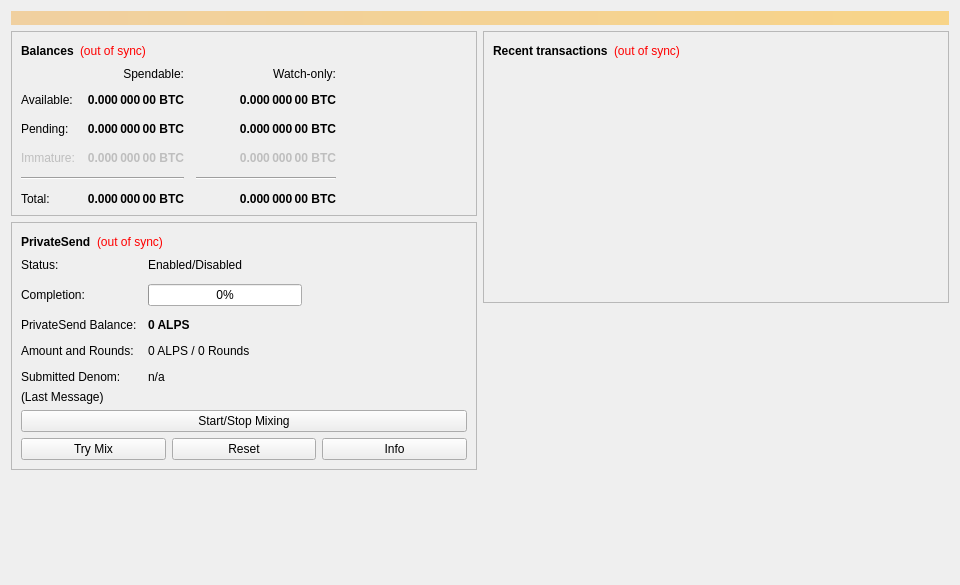
<?xml version="1.0" encoding="UTF-8"?>
<ui version="4.0">
 <class>OverviewPage</class>
 <widget class="QWidget" name="OverviewPage">
  <property name="geometry">
   <rect>
    <x>0</x>
    <y>0</y>
    <width>960</width>
    <height>585</height>
   </rect>
  </property>
  <property name="minimumSize">
   <size>
    <width>960</width>
    <height>0</height>
   </size>
  </property>
  <property name="windowTitle">
   <string>Form</string>
  </property>
  <layout class="QVBoxLayout" name="topLayout">
   <item>
    <widget class="QLabel" name="labelAlerts">
     <property name="visible">
      <bool>false</bool>
     </property>
     <property name="styleSheet">
      <string notr="true">QLabel { background-color: qlineargradient(x1: 0, y1: 0, x2: 1, y2: 0, stop:0 #F0D0A0, stop:1 #F8D488); color:#000000; }</string>
     </property>
     <property name="wordWrap">
      <bool>true</bool>
     </property>
     <property name="margin">
      <number>3</number>
     </property>
     <property name="textInteractionFlags">
      <set>Qt::TextSelectableByMouse</set>
     </property>
    </widget>
   </item>
   <item>
    <layout class="QHBoxLayout" name="horizontalLayout" stretch="1,1">
     <item>
      <layout class="QVBoxLayout" name="verticalLayout_2">
       <item>
        <widget class="QFrame" name="frame">
         <property name="frameShape">
          <enum>QFrame::StyledPanel</enum>
         </property>
         <property name="frameShadow">
          <enum>QFrame::Raised</enum>
         </property>
         <layout class="QVBoxLayout" name="verticalLayout_4">
          <item>
           <layout class="QHBoxLayout" name="horizontalLayout_4">
            <item>
             <widget class="QLabel" name="label_5">
              <property name="font">
               <font>
                <weight>75</weight>
                <bold>true</bold>
               </font>
              </property>
              <property name="text">
               <string>Balances</string>
              </property>
             </widget>
            </item>
            <item>
             <widget class="QLabel" name="labelWalletStatus">
              <property name="toolTip">
               <string>The displayed information may be out of date. Your wallet automatically synchronizes with the Alps network after a connection is established, but this process has not completed yet.</string>
              </property>
              <property name="styleSheet">
               <string notr="true">QLabel { color: red; }</string>
              </property>
              <property name="text">
               <string notr="true">(out of sync)</string>
              </property>
              <property name="alignment">
               <set>Qt::AlignLeading|Qt::AlignLeft|Qt::AlignVCenter</set>
              </property>
             </widget>
            </item>
            <item>
             <spacer name="horizontalSpacer_3">
              <property name="orientation">
               <enum>Qt::Horizontal</enum>
              </property>
              <property name="sizeHint" stdset="0">
               <size>
                <width>40</width>
                <height>20</height>
               </size>
              </property>
             </spacer>
            </item>
           </layout>
          </item>
          <item>
           <layout class="QGridLayout" name="gridLayout">
            <property name="spacing">
             <number>12</number>
            </property>
            <item row="2" column="2">
             <widget class="QLabel" name="labelWatchPending">
              <property name="font">
               <font>
                <weight>75</weight>
                <bold>true</bold>
               </font>
              </property>
              <property name="cursor">
               <cursorShape>IBeamCursor</cursorShape>
              </property>
              <property name="toolTip">
               <string>Unconfirmed transactions to watch-only addresses</string>
              </property>
              <property name="text">
               <string notr="true">0.000 000 00 BTC</string>
              </property>
              <property name="alignment">
               <set>Qt::AlignRight|Qt::AlignTrailing|Qt::AlignVCenter</set>
              </property>
              <property name="textInteractionFlags">
               <set>Qt::LinksAccessibleByMouse|Qt::TextSelectableByKeyboard|Qt::TextSelectableByMouse</set>
              </property>
             </widget>
            </item>
            <item row="2" column="1">
             <widget class="QLabel" name="labelUnconfirmed">
              <property name="font">
               <font>
                <weight>75</weight>
                <bold>true</bold>
               </font>
              </property>
              <property name="cursor">
               <cursorShape>IBeamCursor</cursorShape>
              </property>
              <property name="toolTip">
               <string>Total of transactions that have yet to be confirmed, and do not yet count toward the spendable balance</string>
              </property>
              <property name="text">
               <string notr="true">0.000 000 00 BTC</string>
              </property>
              <property name="alignment">
               <set>Qt::AlignRight|Qt::AlignTrailing|Qt::AlignVCenter</set>
              </property>
              <property name="textInteractionFlags">
               <set>Qt::LinksAccessibleByMouse|Qt::TextSelectableByKeyboard|Qt::TextSelectableByMouse</set>
              </property>
             </widget>
            </item>
            <item row="3" column="2">
             <widget class="QLabel" name="labelWatchImmature">
              <property name="enabled">
               <bool>false</bool>
              </property>
              <property name="font">
               <font>
                <weight>75</weight>
                <bold>true</bold>
               </font>
              </property>
              <property name="cursor">
               <cursorShape>IBeamCursor</cursorShape>
              </property>
              <property name="toolTip">
               <string>Mined balance in watch-only addresses that has not yet matured</string>
              </property>
              <property name="text">
               <string notr="true">0.000 000 00 BTC</string>
              </property>
              <property name="alignment">
               <set>Qt::AlignRight|Qt::AlignTrailing|Qt::AlignVCenter</set>
              </property>
              <property name="textInteractionFlags">
               <set>Qt::LinksAccessibleByMouse|Qt::TextSelectableByKeyboard|Qt::TextSelectableByMouse</set>
              </property>
             </widget>
            </item>
            <item row="4" column="0" colspan="2">
             <widget class="Line" name="lineSpendableBalance">
              <property name="orientation">
               <enum>Qt::Horizontal</enum>
              </property>
             </widget>
            </item>
            <item row="4" column="2">
             <widget class="Line" name="lineWatchBalance">
              <property name="sizePolicy">
               <sizepolicy hsizetype="Preferred" vsizetype="Fixed">
                <horstretch>0</horstretch>
                <verstretch>0</verstretch>
               </sizepolicy>
              </property>
              <property name="minimumSize">
               <size>
                <width>140</width>
                <height>0</height>
               </size>
              </property>
              <property name="orientation">
               <enum>Qt::Horizontal</enum>
              </property>
             </widget>
            </item>
            <item row="5" column="0">
             <widget class="QLabel" name="labelTotalText">
              <property name="text">
               <string>Total:</string>
              </property>
             </widget>
            </item>
            <item row="3" column="1">
             <widget class="QLabel" name="labelImmature">
              <property name="enabled">
               <bool>false</bool>
              </property>
              <property name="font">
               <font>
                <weight>75</weight>
                <bold>true</bold>
               </font>
              </property>
              <property name="cursor">
               <cursorShape>IBeamCursor</cursorShape>
              </property>
              <property name="toolTip">
               <string>Mined balance that has not yet matured</string>
              </property>
              <property name="text">
               <string notr="true">0.000 000 00 BTC</string>
              </property>
              <property name="alignment">
               <set>Qt::AlignRight|Qt::AlignTrailing|Qt::AlignVCenter</set>
              </property>
              <property name="textInteractionFlags">
               <set>Qt::LinksAccessibleByMouse|Qt::TextSelectableByKeyboard|Qt::TextSelectableByMouse</set>
              </property>
             </widget>
            </item>
            <item row="2" column="3">
             <spacer name="horizontalSpacer_2">
              <property name="orientation">
               <enum>Qt::Horizontal</enum>
              </property>
              <property name="sizeHint" stdset="0">
               <size>
                <width>40</width>
                <height>20</height>
               </size>
              </property>
             </spacer>
            </item>
            <item row="3" column="0">
             <widget class="QLabel" name="labelImmatureText">
              <property name="enabled">
               <bool>false</bool>
              </property>
              <property name="text">
               <string>Immature:</string>
              </property>
             </widget>
            </item>
            <item row="5" column="1">
             <widget class="QLabel" name="labelTotal">
              <property name="font">
               <font>
                <weight>75</weight>
                <bold>true</bold>
               </font>
              </property>
              <property name="cursor">
               <cursorShape>IBeamCursor</cursorShape>
              </property>
              <property name="toolTip">
               <string>Your current total balance</string>
              </property>
              <property name="text">
               <string notr="true">0.000 000 00 BTC</string>
              </property>
              <property name="alignment">
               <set>Qt::AlignRight|Qt::AlignTrailing|Qt::AlignVCenter</set>
              </property>
              <property name="textInteractionFlags">
               <set>Qt::LinksAccessibleByMouse|Qt::TextSelectableByKeyboard|Qt::TextSelectableByMouse</set>
              </property>
             </widget>
            </item>
            <item row="5" column="2">
             <widget class="QLabel" name="labelWatchTotal">
              <property name="font">
               <font>
                <weight>75</weight>
                <bold>true</bold>
               </font>
              </property>
              <property name="cursor">
               <cursorShape>IBeamCursor</cursorShape>
              </property>
              <property name="toolTip">
               <string>Current total balance in watch-only addresses</string>
              </property>
              <property name="text">
               <string notr="true">0.000 000 00 BTC</string>
              </property>
              <property name="alignment">
               <set>Qt::AlignRight|Qt::AlignTrailing|Qt::AlignVCenter</set>
              </property>
              <property name="textInteractionFlags">
               <set>Qt::LinksAccessibleByMouse|Qt::TextSelectableByKeyboard|Qt::TextSelectableByMouse</set>
              </property>
             </widget>
            </item>
            <item row="0" column="2">
             <widget class="QLabel" name="labelWatchonly">
              <property name="text">
               <string>Watch-only:</string>
              </property>
              <property name="alignment">
               <set>Qt::AlignRight|Qt::AlignTrailing|Qt::AlignVCenter</set>
              </property>
             </widget>
            </item>
            <item row="1" column="0">
             <widget class="QLabel" name="labelBalanceText">
              <property name="text">
               <string>Available:</string>
              </property>
             </widget>
            </item>
            <item row="1" column="1">
             <widget class="QLabel" name="labelBalance">
              <property name="font">
               <font>
                <weight>75</weight>
                <bold>true</bold>
               </font>
              </property>
              <property name="cursor">
               <cursorShape>IBeamCursor</cursorShape>
              </property>
              <property name="toolTip">
               <string>Your current spendable balance</string>
              </property>
              <property name="text">
               <string notr="true">0.000 000 00 BTC</string>
              </property>
              <property name="alignment">
               <set>Qt::AlignRight|Qt::AlignTrailing|Qt::AlignVCenter</set>
              </property>
              <property name="textInteractionFlags">
               <set>Qt::LinksAccessibleByMouse|Qt::TextSelectableByKeyboard|Qt::TextSelectableByMouse</set>
              </property>
             </widget>
            </item>
            <item row="1" column="2">
             <widget class="QLabel" name="labelWatchAvailable">
              <property name="font">
               <font>
                <weight>75</weight>
                <bold>true</bold>
               </font>
              </property>
              <property name="cursor">
               <cursorShape>IBeamCursor</cursorShape>
              </property>
              <property name="toolTip">
               <string>Your current balance in watch-only addresses</string>
              </property>
              <property name="text">
               <string notr="true">0.000 000 00 BTC</string>
              </property>
              <property name="alignment">
               <set>Qt::AlignRight|Qt::AlignTrailing|Qt::AlignVCenter</set>
              </property>
              <property name="textInteractionFlags">
               <set>Qt::LinksAccessibleByMouse|Qt::TextSelectableByKeyboard|Qt::TextSelectableByMouse</set>
              </property>
             </widget>
            </item>
            <item row="2" column="0">
             <widget class="QLabel" name="labelPendingText">
              <property name="text">
               <string>Pending:</string>
              </property>
             </widget>
            </item>
            <item row="0" column="1">
             <widget class="QLabel" name="labelSpendable">
              <property name="text">
               <string>Spendable:</string>
              </property>
              <property name="alignment">
               <set>Qt::AlignRight|Qt::AlignTrailing|Qt::AlignVCenter</set>
              </property>
             </widget>
            </item>
           </layout>
          </item>
         </layout>
        </widget>
       </item>
       <item>
        <widget class="QFrame" name="framePrivateSend">
         <property name="layoutDirection">
          <enum>Qt::LeftToRight</enum>
         </property>
         <property name="frameShape">
          <enum>QFrame::StyledPanel</enum>
         </property>
         <property name="frameShadow">
          <enum>QFrame::Raised</enum>
         </property>
         <layout class="QVBoxLayout" name="VerticalLayout_PS1">
          <item>
           <layout class="QHBoxLayout" name="horizontalLayout_5">
            <item>
             <widget class="QLabel" name="labelPrivateSendHeader">
              <property name="font">
               <font>
                <weight>75</weight>
                <bold>true</bold>
               </font>
              </property>
              <property name="text">
               <string>PrivateSend</string>
              </property>
             </widget>
            </item>
            <item>
             <widget class="QLabel" name="labelPrivateSendSyncStatus">
              <property name="toolTip">
               <string>The displayed information may be out of date. Your wallet automatically synchronizes with the Alps network after a connection is established, but this process has not completed yet.</string>
              </property>
              <property name="styleSheet">
               <string notr="true">QLabel { color: red; }</string>
              </property>
              <property name="text">
               <string notr="true">(out of sync)</string>
              </property>
              <property name="alignment">
               <set>Qt::AlignLeading|Qt::AlignLeft|Qt::AlignVCenter</set>
              </property>
             </widget>
            </item>
            <item>
             <spacer name="horizontalSpacer_4">
              <property name="orientation">
               <enum>Qt::Horizontal</enum>
              </property>
              <property name="sizeHint" stdset="0">
               <size>
                <width>40</width>
                <height>20</height>
               </size>
              </property>
             </spacer>
            </item>
           </layout>
          </item>
          <item>
           <layout class="QFormLayout" name="privateSendFormLayout">
            <property name="fieldGrowthPolicy">
             <enum>QFormLayout::AllNonFixedFieldsGrow</enum>
            </property>
            <property name="horizontalSpacing">
             <number>11</number>
            </property>
            <property name="verticalSpacing">
             <number>12</number>
            </property>
            <item row="0" column="0">
             <widget class="QLabel" name="labelPrivateSendEnabledText">
              <property name="text">
               <string>Status:</string>
              </property>
             </widget>
            </item>
            <item row="0" column="1">
             <widget class="QLabel" name="labelPrivateSendEnabled">
              <property name="text">
               <string>Enabled/Disabled</string>
              </property>
             </widget>
            </item>
            <item row="1" column="0">
             <widget class="QLabel" name="labelCompletitionText">
              <property name="text">
               <string>Completion:</string>
              </property>
             </widget>
            </item>
            <item row="1" column="1">
             <widget class="QProgressBar" name="privateSendProgress">
              <property name="maximumSize">
               <size>
                <width>154</width>
                <height>16777215</height>
               </size>
              </property>
              <property name="value">
               <number>0</number>
              </property>
             </widget>
            </item>
            <item row="2" column="0">
             <widget class="QLabel" name="labelAnonymizedText">
              <property name="text">
               <string>PrivateSend Balance:</string>
              </property>
             </widget>
            </item>
            <item row="2" column="1">
             <widget class="QLabel" name="labelAnonymized">
              <property name="font">
               <font>
                <weight>75</weight>
                <bold>true</bold>
               </font>
              </property>
              <property name="text">
               <string notr="true">0 ALPS</string>
              </property>
             </widget>
            </item>
            <item row="3" column="0">
             <widget class="QLabel" name="labelAmountAndRoundsText">
              <property name="text">
               <string>Amount and Rounds:</string>
              </property>
             </widget>
            </item>
            <item row="3" column="1">
             <widget class="QLabel" name="labelAmountRounds">
              <property name="text">
               <string>0 ALPS / 0 Rounds</string>
              </property>
             </widget>
            </item>
            <item row="4" column="0">
             <widget class="QLabel" name="labelSubmittedDenomText">
              <property name="text">
               <string>Submitted Denom:</string>
              </property>
             </widget>
            </item>
            <item row="4" column="1">
             <widget class="QLabel" name="labelSubmittedDenom">
              <property name="toolTip">
               <string>The denominations you submitted to the Masternode.&lt;br&gt;To mix, other users must submit the exact same denominations.</string>
              </property>
              <property name="text">
               <string>n/a</string>
              </property>
             </widget>
            </item>
           </layout>
          </item>
          <item>
           <layout class="QVBoxLayout" name="VerticalLayout_PS">
            <item>
             <widget class="QLabel" name="labelPrivateSendLastMessage">
              <property name="text">
               <string>(Last Message)</string>
              </property>
              <property name="alignment">
               <set>Qt::AlignLeading|Qt::AlignLeft|Qt::AlignTop</set>
              </property>
              <property name="wordWrap">
               <bool>true</bool>
              </property>
             </widget>
            </item>
            <item>
             <widget class="QPushButton" name="togglePrivateSend">
              <property name="sizePolicy">
               <sizepolicy hsizetype="MinimumExpanding" vsizetype="Fixed">
                <horstretch>0</horstretch>
                <verstretch>0</verstretch>
               </sizepolicy>
              </property>
              <property name="text">
               <string>Start/Stop Mixing</string>
              </property>
             </widget>
            </item>
            <item>
             <layout class="QHBoxLayout" name="horizontalLayout_debugbuttons">
              <item>
               <widget class="QPushButton" name="privateSendAuto">
                <property name="sizePolicy">
                 <sizepolicy hsizetype="MinimumExpanding" vsizetype="Fixed">
                  <horstretch>0</horstretch>
                  <verstretch>0</verstretch>
                 </sizepolicy>
                </property>
                <property name="toolTip">
                 <string>Try to manually submit a PrivateSend request.</string>
                </property>
                <property name="text">
                 <string>Try Mix</string>
                </property>
               </widget>
              </item>
              <item>
               <widget class="QPushButton" name="privateSendReset">
                <property name="sizePolicy">
                 <sizepolicy hsizetype="MinimumExpanding" vsizetype="Fixed">
                  <horstretch>0</horstretch>
                  <verstretch>0</verstretch>
                 </sizepolicy>
                </property>
                <property name="toolTip">
                 <string>Reset the current status of PrivateSend (can interrupt PrivateSend if it's in the process of Mixing, which can cost you money!)</string>
                </property>
                <property name="autoFillBackground">
                 <bool>false</bool>
                </property>
                <property name="text">
                 <string>Reset</string>
                </property>
               </widget>
              </item>
              <item>
               <widget class="QPushButton" name="privateSendInfo">
                <property name="sizePolicy">
                 <sizepolicy hsizetype="MinimumExpanding" vsizetype="Fixed">
                  <horstretch>0</horstretch>
                  <verstretch>0</verstretch>
                 </sizepolicy>
                </property>
                <property name="toolTip">
                 <string>Information about PrivateSend and Mixing</string>
                </property>
                <property name="text">
                 <string>Info</string>
                </property>
               </widget>
              </item>
             </layout>
            </item>
           </layout>
          </item>
         </layout>
        </widget>
       </item>
       <item>
        <spacer name="verticalSpacer">
         <property name="orientation">
          <enum>Qt::Vertical</enum>
         </property>
         <property name="sizeHint" stdset="0">
          <size>
           <width>20</width>
           <height>40</height>
          </size>
         </property>
        </spacer>
       </item>
      </layout>
     </item>
     <item>
      <layout class="QVBoxLayout" name="verticalLayout_3">
       <item>
        <widget class="QFrame" name="frame_2">
         <property name="frameShape">
          <enum>QFrame::StyledPanel</enum>
         </property>
         <property name="frameShadow">
          <enum>QFrame::Raised</enum>
         </property>
         <layout class="QVBoxLayout" name="verticalLayout">
          <item>
           <layout class="QHBoxLayout" name="horizontalLayout_2">
            <item>
             <widget class="QLabel" name="label_4">
              <property name="font">
               <font>
                <weight>75</weight>
                <bold>true</bold>
               </font>
              </property>
              <property name="text">
               <string>Recent transactions</string>
              </property>
             </widget>
            </item>
            <item>
             <widget class="QLabel" name="labelTransactionsStatus">
              <property name="toolTip">
               <string>The displayed information may be out of date. Your wallet automatically synchronizes with the Alps network after a connection is established, but this process has not completed yet.</string>
              </property>
              <property name="styleSheet">
               <string notr="true">QLabel { color: red; }</string>
              </property>
              <property name="text">
               <string notr="true">(out of sync)</string>
              </property>
              <property name="alignment">
               <set>Qt::AlignLeading|Qt::AlignLeft|Qt::AlignVCenter</set>
              </property>
             </widget>
            </item>
            <item>
             <spacer name="horizontalSpacer">
              <property name="orientation">
               <enum>Qt::Horizontal</enum>
              </property>
              <property name="sizeHint" stdset="0">
               <size>
                <width>40</width>
                <height>20</height>
               </size>
              </property>
             </spacer>
            </item>
           </layout>
          </item>
          <item>
           <widget class="QListView" name="listTransactions">
            <property name="styleSheet">
             <string notr="true">QListView { background: transparent; }</string>
            </property>
            <property name="frameShape">
             <enum>QFrame::NoFrame</enum>
            </property>
            <property name="verticalScrollBarPolicy">
             <enum>Qt::ScrollBarAlwaysOff</enum>
            </property>
            <property name="horizontalScrollBarPolicy">
             <enum>Qt::ScrollBarAlwaysOff</enum>
            </property>
            <property name="selectionMode">
             <enum>QAbstractItemView::NoSelection</enum>
            </property>
           </widget>
          </item>
         </layout>
        </widget>
       </item>
       <item>
        <spacer name="verticalSpacer_2">
         <property name="orientation">
          <enum>Qt::Vertical</enum>
         </property>
         <property name="sizeHint" stdset="0">
          <size>
           <width>20</width>
           <height>40</height>
          </size>
         </property>
        </spacer>
       </item>
      </layout>
     </item>
    </layout>
   </item>
  </layout>
 </widget>
 <resources/>
 <connections/>
</ui>
